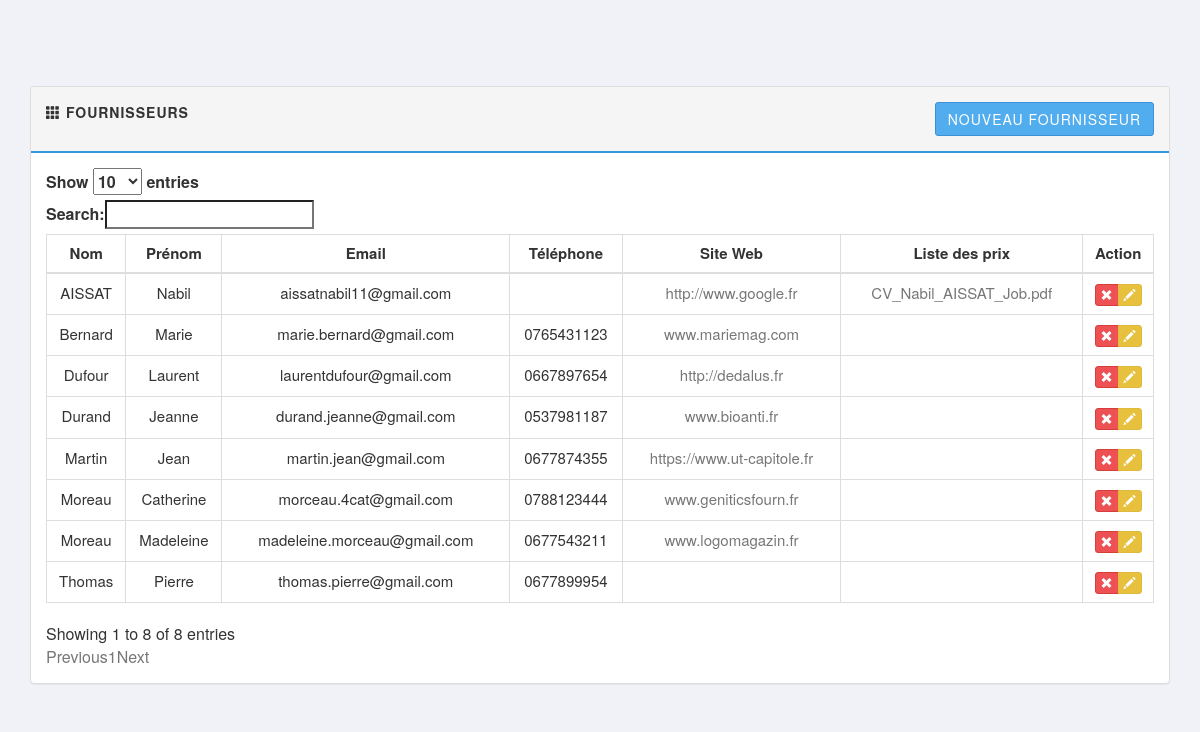
The page /php/providers.php on the database its author committed.
### tables this page shows
CREATE TABLE `fournisseurs` (
  `IdentifiantF` int(11) NOT NULL,
  `NomF` varchar(255) NOT NULL,
  `PrenomF` varchar(255) NOT NULL,
  `EmailF` varchar(255) NOT NULL,
  `TelephoneF` varchar(255) NOT NULL,
  `SiteWebF` varchar(255) NOT NULL,
  `ListeDesPrix` varchar(255) NOT NULL
);

### includes/sql.php (called while the page is built, shortened)
<?php
require_once('load.php');
function find_by_sql($sql)
{
    global $db;
    $result = $db->query($sql);
    $result_set = $db->while_loop($result);
    return $result_set;
}
function find_all_providers()
{
    $sql = "SELECT * FROM fournisseurs";
    $result = find_by_sql($sql);
    return $result;
}
?>

### includes/database.php (called while the page is built, shortened)
<?php
class Mysqli_DB
{
    private $conn;
    public $query_id;
    public function db_connect()
    {
        $this->conn = mysqli_connect(DB_HOST, DB_USER, DB_PASS);
        if (!$this->conn) {
            die(" Database connection failed:" . mysqli_connect_error());
        } else {
            $select_db = $this->conn->select_db(DB_NAME);
        }
    }
    public function query($sql)
    {
        if (trim($sql != "")) {
            $this->query_id = $this->conn->query($sql);
        }
        return $this->query_id;
    }
    public function fetch_array($statement)
    {
        return mysqli_fetch_array($statement);
    }
    public function while_loop($loop)
    {
        $results = array();
        while ($result = $this->fetch_array($loop)) {
            $results[] = $result;
        }
        return $results;
    }
}
$db = new Mysqli_DB();
?>

### includes/functions.php (called while the page is built, shortened)
<?php
function first_character($str){
    $val = str_replace('-'," ",$str);
    $val = ucfirst($val);
    return $val;
}
?>

### php/providers.php (the view, shortened to what this page needs)
<?php ob_start();
$all_providers = find_all_providers();
?>
<?php include_once('../layouts/header.php'); ?>
<div class="row">
    <div class="col-md-12">
    </div>
</div>
<div class="row">
    <div class="col-md-12">
        <div class="panel panel-default">
            <div class="panel-heading clearfix">
                <strong>
                    <span class="glyphicon glyphicon-th"></span>
                    <span>Fournisseurs</span>
                </strong>
                <div class="pull-right">
                    <a href="add_provider.php" class="btn btn-primary">Nouveau Fournisseur</a>
                </div>
            </div>
            <div class="panel-body">
                <table class="table table-bordered table-hover" id="JS-data-table-providers">
                    <thead>
                    <tr>
                        <th class="text-center">Nom</th>
                        <th class="text-center">Prénom</th>
                        <th class="text-center">Email</th>
                        <th class="text-center">Téléphone</th>
                        <th class="text-center">Site Web</th>
                        <th class="text-center">Liste des prix</th>
                        <th class="text-center">Action</th>
                    </tr>
                    </thead>
                    <tbody>
                    <?php foreach($all_providers as $provider): ?>
                        <tr>
                            <td class="text-center">
                                <?php echo first_character($provider['NomF']);?>
                            </td>
                            <td class="text-center">
                                <?php echo first_character($provider['PrenomF']);?>
                            </td>
                            <td class="text-center">
                                <?php echo $provider['EmailF'];?>
                            </td>
                            <td class="text-center">
                                <?php echo $provider['TelephoneF'];?>
                            </td>
                            <td class="text-center">
                                <a href="<?php echo $provider['SiteWebF'];?>" target="_blank"><?php echo $provider['SiteWebF'];?></a>
                            </td>
                            <td class="text-center">
                                <a href ="../uploads/<?php echo $provider['ListeDesPrix'];?>" download ><?php echo $provider['ListeDesPrix'];?></a>
                            </td>
                            <td class="text-center">
                                <div class="btn-group">
                                    <a href="#" class="btn btn-xs btn-danger" title="Remove"
                                       data-href="delete_provider.php?IdentifiantF=
                                       <?php echo (int)$provider['IdentifiantF'];?>" data-toggle="modal"
                                       data-target="#confirm-delete"><i class="glyphicon glyphicon-remove"></i>
                                    </a>
                                    <a href="#" class="btn btn-xs btn-warning" data-toggle="tooltip" title="Edit">
                                        <i class="glyphicon glyphicon-pencil"></i>
                                    </a>
                                </div>
                            </td>
                        </tr>
                    <?php endforeach;?>
                    </tbody>
                </table>
            </div>
        </div>
    </div>
</div>
<?php include_once('../layouts/footer.php'); ?>

### libs/css/style.css (style rules this page uses)
body { font-family: 'Helvetica Neue', Helvetica, Arial, sans-serif; font-size: 16px; font-weight: 400; overflow-x: hidden; overflow-y: auto; background: #f1f2f7; height: 100%; width: 100%; }
a { text-decoration: none; color: #777777; }
.btn { border-radius: 3px; transition: all 300ms ease-in-out; }
.btn-primary { color: #fff; background-color: #51aded; border-color: #3d8fd8 }
.btn-warning { background-color: #e7c13e; border-color: #dfba3c; }
.btn-danger { background-color: #ed5153 }
table { font-size: 15px; }
.panel-default > .panel-heading { background-color: #f5f5f5; border-bottom: 2px solid #3498DB; font-size: 14px; text-transform: uppercase; letter-spacing: 1px; padding: 15px; }

### rows shown on the page
fournisseurs: NomF "Dufour", PrenomF "Laurent", EmailF "laurentdufour@gmail.com", TelephoneF "0667897654", SiteWebF "http://dedalus.fr"
fournisseurs: NomF "Martin", PrenomF "Jean", EmailF "martin.jean@gmail.com", TelephoneF "0677874355", SiteWebF "https://www.ut-capitole.fr"
fournisseurs: NomF "Bernard", PrenomF "Marie", EmailF "marie.bernard@gmail.com", TelephoneF "0765431123", SiteWebF "www.mariemag.com"
fournisseurs: NomF "Thomas", PrenomF "Pierre", EmailF "thomas.pierre@gmail.com", TelephoneF "0677899954"
fournisseurs: NomF "Durand", PrenomF "Jeanne", EmailF "durand.jeanne@gmail.com", TelephoneF "0537981187", SiteWebF "www.bioanti.fr"
fournisseurs: NomF "Moreau", PrenomF "Catherine", EmailF "morceau.4cat@gmail.com", TelephoneF "0788123444", SiteWebF "www.geniticsfourn.fr"
fournisseurs: NomF "Moreau", PrenomF "Madeleine", EmailF "madeleine.morceau@gmail.com", TelephoneF "0677543211", SiteWebF "www.logomagazin.fr"
fournisseurs: NomF "AISSAT", PrenomF "Nabil", EmailF "aissatnabil11@gmail.com", SiteWebF "http://www.google.fr", ListeDesPrix "CV_Nabil_AISSAT_Job.pdf"
